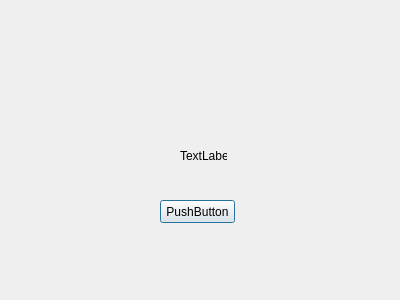
<?xml version="1.0" encoding="UTF-8"?>
<ui version="4.0">
 <class>Dialog</class>
 <widget class="QDialog" name="Dialog">
  <property name="geometry">
   <rect>
    <x>0</x>
    <y>0</y>
    <width>400</width>
    <height>300</height>
   </rect>
  </property>
  <property name="windowTitle">
   <string>Dialog</string>
  </property>
  <widget class="QPushButton" name="pushButton">
   <property name="geometry">
    <rect>
     <x>160</x>
     <y>200</y>
     <width>75</width>
     <height>23</height>
    </rect>
   </property>
   <property name="text">
    <string>PushButton</string>
   </property>
  </widget>
  <widget class="QLabel" name="label">
   <property name="geometry">
    <rect>
     <x>180</x>
     <y>150</y>
     <width>47</width>
     <height>12</height>
    </rect>
   </property>
   <property name="text">
    <string>TextLabel</string>
   </property>
  </widget>
 </widget>
 <resources/>
 <connections/>
</ui>
